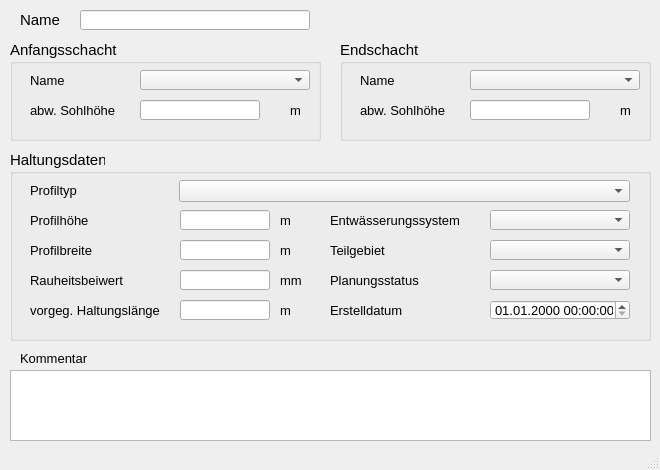
<?xml version="1.0" encoding="UTF-8"?>
<ui version="4.0">
 <class>MainWindow</class>
 <widget class="QMainWindow" name="MainWindow">
  <property name="enabled">
   <bool>true</bool>
  </property>
  <property name="geometry">
   <rect>
    <x>0</x>
    <y>0</y>
    <width>660</width>
    <height>470</height>
   </rect>
  </property>
  <property name="sizePolicy">
   <sizepolicy hsizetype="Preferred" vsizetype="Preferred">
    <horstretch>0</horstretch>
    <verstretch>0</verstretch>
   </sizepolicy>
  </property>
  <property name="minimumSize">
   <size>
    <width>660</width>
    <height>470</height>
   </size>
  </property>
  <property name="maximumSize">
   <size>
    <width>16777215</width>
    <height>16777215</height>
   </size>
  </property>
  <property name="baseSize">
   <size>
    <width>0</width>
    <height>0</height>
   </size>
  </property>
  <property name="font">
   <font>
    <family>Tahoma</family>
    <pointsize>10</pointsize>
   </font>
  </property>
  <property name="windowTitle">
   <string>Q-Regler</string>
  </property>
  <widget class="QWidget" name="centralwidget">
   <widget class="QLabel" name="label">
    <property name="geometry">
     <rect>
      <x>20</x>
      <y>10</y>
      <width>40</width>
      <height>20</height>
     </rect>
    </property>
    <property name="font">
     <font>
      <family>Tahoma</family>
      <pointsize>11</pointsize>
     </font>
    </property>
    <property name="text">
     <string>Name</string>
    </property>
   </widget>
   <widget class="QLineEdit" name="haltnam">
    <property name="geometry">
     <rect>
      <x>80</x>
      <y>10</y>
      <width>230</width>
      <height>20</height>
     </rect>
    </property>
    <property name="font">
     <font>
      <family>Tahoma</family>
      <pointsize>10</pointsize>
     </font>
    </property>
    <property name="toolTip">
     <string>&lt;html&gt;&lt;head/&gt;&lt;body&gt;&lt;p&gt;Eindeutige Bezeichnung&lt;/p&gt;&lt;/body&gt;&lt;/html&gt;</string>
    </property>
    <property name="statusTip">
     <string>Eindeutige Bezeichnung</string>
    </property>
   </widget>
   <widget class="QTextEdit" name="kommentar">
    <property name="geometry">
     <rect>
      <x>10</x>
      <y>370</y>
      <width>641</width>
      <height>71</height>
     </rect>
    </property>
    <property name="font">
     <font>
      <family>Tahoma</family>
      <pointsize>10</pointsize>
     </font>
    </property>
    <property name="toolTip">
     <string>&lt;html&gt;&lt;head/&gt;&lt;body&gt;&lt;p&gt;&lt;span style=&quot; font-family:'Calibri','sans-serif';&quot;&gt;Platz für eigene Kommentare.&lt;/span&gt;&lt;/p&gt;&lt;/body&gt;&lt;/html&gt;</string>
    </property>
    <property name="statusTip">
     <string>Platz für eigene Kommentare.</string>
    </property>
   </widget>
   <widget class="QLabel" name="label_22">
    <property name="geometry">
     <rect>
      <x>20</x>
      <y>350</y>
      <width>81</width>
      <height>16</height>
     </rect>
    </property>
    <property name="font">
     <font>
      <family>Tahoma</family>
      <pointsize>10</pointsize>
     </font>
    </property>
    <property name="text">
     <string>Kommentar</string>
    </property>
   </widget>
   <widget class="QGroupBox" name="groupBox_2">
    <property name="geometry">
     <rect>
      <x>10</x>
      <y>150</y>
      <width>641</width>
      <height>191</height>
     </rect>
    </property>
    <property name="font">
     <font>
      <family>Tahoma</family>
      <pointsize>11</pointsize>
     </font>
    </property>
    <property name="title">
     <string>Haltungsdaten</string>
    </property>
    <widget class="QgsDateTimeEdit" name="createdat">
     <property name="geometry">
      <rect>
       <x>480</x>
       <y>150</y>
       <width>140</width>
       <height>20</height>
      </rect>
     </property>
     <property name="font">
      <font>
       <family>Tahoma</family>
       <pointsize>10</pointsize>
      </font>
     </property>
     <property name="currentSection">
      <enum>QDateTimeEdit::DaySection</enum>
     </property>
     <property name="displayFormat">
      <string>dd.MM.yyyy HH:mm:ss</string>
     </property>
    </widget>
    <widget class="QLineEdit" name="ks">
     <property name="geometry">
      <rect>
       <x>170</x>
       <y>120</y>
       <width>90</width>
       <height>20</height>
      </rect>
     </property>
     <property name="font">
      <font>
       <family>Tahoma</family>
       <pointsize>10</pointsize>
      </font>
     </property>
     <property name="toolTip">
      <string>&lt;html&gt;&lt;head/&gt;&lt;body&gt;&lt;p&gt;Absolute Rauheit gemäß Prandtl-Colebrook&lt;/p&gt;&lt;/body&gt;&lt;/html&gt;</string>
     </property>
     <property name="statusTip">
      <string>Absolute Rauheit gemäß Prandtl-Colebrook</string>
     </property>
    </widget>
    <widget class="QLabel" name="label_7">
     <property name="geometry">
      <rect>
       <x>20</x>
       <y>90</y>
       <width>101</width>
       <height>21</height>
      </rect>
     </property>
     <property name="font">
      <font>
       <family>Tahoma</family>
       <pointsize>10</pointsize>
      </font>
     </property>
     <property name="text">
      <string>Profilbreite</string>
     </property>
    </widget>
    <widget class="QComboBox" name="teilgebiet">
     <property name="geometry">
      <rect>
       <x>480</x>
       <y>90</y>
       <width>140</width>
       <height>20</height>
      </rect>
     </property>
     <property name="font">
      <font>
       <family>Tahoma</family>
       <pointsize>10</pointsize>
      </font>
     </property>
     <property name="toolTip">
      <string>&lt;html&gt;&lt;head/&gt;&lt;body&gt;&lt;p&gt;zur Zuordnung auf ein selbstständig festgelegtes Teilgebiet&lt;/p&gt;&lt;/body&gt;&lt;/html&gt;</string>
     </property>
     <property name="statusTip">
      <string>zur Zuordnung auf ein selbstständig festgelegtes Teilgebiet</string>
     </property>
    </widget>
    <widget class="QLabel" name="label_20">
     <property name="geometry">
      <rect>
       <x>270</x>
       <y>90</y>
       <width>31</width>
       <height>21</height>
      </rect>
     </property>
     <property name="font">
      <font>
       <family>Tahoma</family>
       <pointsize>10</pointsize>
      </font>
     </property>
     <property name="text">
      <string>m </string>
     </property>
    </widget>
    <widget class="QLabel" name="label_21">
     <property name="geometry">
      <rect>
       <x>270</x>
       <y>150</y>
       <width>30</width>
       <height>20</height>
      </rect>
     </property>
     <property name="font">
      <font>
       <family>Tahoma</family>
       <pointsize>10</pointsize>
      </font>
     </property>
     <property name="text">
      <string>m </string>
     </property>
    </widget>
    <widget class="QLineEdit" name="laenge">
     <property name="geometry">
      <rect>
       <x>170</x>
       <y>150</y>
       <width>90</width>
       <height>20</height>
      </rect>
     </property>
     <property name="font">
      <font>
       <family>Tahoma</family>
       <pointsize>10</pointsize>
      </font>
     </property>
     <property name="toolTip">
      <string>&lt;html&gt;&lt;head/&gt;&lt;body&gt;&lt;p&gt;&lt;span style=&quot; font-size:10pt;&quot;&gt;vorgegebene Haltungslänge, falls diese nicht automatisch berechnet werden soll&lt;/span&gt;&lt;/p&gt;&lt;/body&gt;&lt;/html&gt;</string>
     </property>
     <property name="statusTip">
      <string>vorgegebene Haltungslänge, falls diese nicht automatisch berechnet werden soll</string>
     </property>
    </widget>
    <widget class="QLabel" name="label_71">
     <property name="geometry">
      <rect>
       <x>320</x>
       <y>150</y>
       <width>151</width>
       <height>21</height>
      </rect>
     </property>
     <property name="font">
      <font>
       <family>Tahoma</family>
       <pointsize>10</pointsize>
      </font>
     </property>
     <property name="text">
      <string>Erstelldatum</string>
     </property>
    </widget>
    <widget class="QComboBox" name="entwart">
     <property name="geometry">
      <rect>
       <x>480</x>
       <y>60</y>
       <width>140</width>
       <height>20</height>
      </rect>
     </property>
     <property name="font">
      <font>
       <family>Tahoma</family>
       <pointsize>10</pointsize>
      </font>
     </property>
     <property name="toolTip">
      <string>&lt;html&gt;&lt;head/&gt;&lt;body&gt;&lt;p&gt;vorh. Entwässerungssystem (z.B. Mischwasser, Regenwasser etc.)&lt;/p&gt;&lt;/body&gt;&lt;/html&gt;</string>
     </property>
     <property name="statusTip">
      <string>vorh. Entwässerungssystem (z.B. Mischwasser, Regenwasser etc.)</string>
     </property>
    </widget>
    <widget class="QComboBox" name="profilnam">
     <property name="geometry">
      <rect>
       <x>169</x>
       <y>30</y>
       <width>451</width>
       <height>22</height>
      </rect>
     </property>
     <property name="font">
      <font>
       <family>Tahoma</family>
       <pointsize>10</pointsize>
      </font>
     </property>
     <property name="toolTip">
      <string>&lt;html&gt;&lt;head/&gt;&lt;body&gt;&lt;p&gt;Profiltyp für das Rohr&lt;/p&gt;&lt;/body&gt;&lt;/html&gt;</string>
     </property>
     <property name="statusTip">
      <string>Profiltyp für das Rohr</string>
     </property>
    </widget>
    <widget class="QLabel" name="label_54">
     <property name="geometry">
      <rect>
       <x>20</x>
       <y>30</y>
       <width>91</width>
       <height>21</height>
      </rect>
     </property>
     <property name="font">
      <font>
       <family>Tahoma</family>
       <pointsize>10</pointsize>
      </font>
     </property>
     <property name="text">
      <string>Profiltyp</string>
     </property>
    </widget>
    <widget class="QLabel" name="label_17">
     <property name="geometry">
      <rect>
       <x>20</x>
       <y>150</y>
       <width>151</width>
       <height>21</height>
      </rect>
     </property>
     <property name="font">
      <font>
       <family>Tahoma</family>
       <pointsize>10</pointsize>
      </font>
     </property>
     <property name="text">
      <string>vorgeg. Haltungslänge</string>
     </property>
    </widget>
    <widget class="QLabel" name="label_11">
     <property name="geometry">
      <rect>
       <x>320</x>
       <y>90</y>
       <width>151</width>
       <height>21</height>
      </rect>
     </property>
     <property name="font">
      <font>
       <family>Tahoma</family>
       <pointsize>10</pointsize>
      </font>
     </property>
     <property name="text">
      <string>Teilgebiet</string>
     </property>
     <property name="buddy">
      <cstring>simstatus</cstring>
     </property>
    </widget>
    <widget class="QLabel" name="label_51">
     <property name="geometry">
      <rect>
       <x>320</x>
       <y>60</y>
       <width>151</width>
       <height>21</height>
      </rect>
     </property>
     <property name="font">
      <font>
       <family>Tahoma</family>
       <pointsize>10</pointsize>
      </font>
     </property>
     <property name="text">
      <string>Entwässerungssystem</string>
     </property>
    </widget>
    <widget class="QLineEdit" name="hoehe">
     <property name="geometry">
      <rect>
       <x>170</x>
       <y>60</y>
       <width>90</width>
       <height>20</height>
      </rect>
     </property>
     <property name="font">
      <font>
       <family>Tahoma</family>
       <pointsize>10</pointsize>
      </font>
     </property>
     <property name="toolTip">
      <string>&lt;html&gt;&lt;head/&gt;&lt;body&gt;&lt;p&gt;Bedeutung hängt vom Profiltyp ab&lt;/p&gt;&lt;/body&gt;&lt;/html&gt;</string>
     </property>
     <property name="statusTip">
      <string>Bedeutung hängt vom Profiltyp ab</string>
     </property>
    </widget>
    <widget class="QLabel" name="label_10">
     <property name="geometry">
      <rect>
       <x>320</x>
       <y>120</y>
       <width>151</width>
       <height>21</height>
      </rect>
     </property>
     <property name="font">
      <font>
       <family>Tahoma</family>
       <pointsize>10</pointsize>
      </font>
     </property>
     <property name="text">
      <string>Planungsstatus</string>
     </property>
     <property name="buddy">
      <cstring>simstatus</cstring>
     </property>
    </widget>
    <widget class="QLabel" name="label_16">
     <property name="geometry">
      <rect>
       <x>270</x>
       <y>60</y>
       <width>31</width>
       <height>21</height>
      </rect>
     </property>
     <property name="font">
      <font>
       <family>Tahoma</family>
       <pointsize>10</pointsize>
      </font>
     </property>
     <property name="text">
      <string>m </string>
     </property>
    </widget>
    <widget class="QLineEdit" name="breite">
     <property name="geometry">
      <rect>
       <x>170</x>
       <y>90</y>
       <width>90</width>
       <height>20</height>
      </rect>
     </property>
     <property name="font">
      <font>
       <family>Tahoma</family>
       <pointsize>10</pointsize>
      </font>
     </property>
     <property name="toolTip">
      <string>&lt;html&gt;&lt;head/&gt;&lt;body&gt;&lt;p&gt;Bedeutung hängt vom Profiltyp ab&lt;/p&gt;&lt;/body&gt;&lt;/html&gt;</string>
     </property>
     <property name="statusTip">
      <string>Bedeutung hängt vom Profiltyp ab</string>
     </property>
    </widget>
    <widget class="QLabel" name="label_6">
     <property name="geometry">
      <rect>
       <x>20</x>
       <y>60</y>
       <width>101</width>
       <height>21</height>
      </rect>
     </property>
     <property name="font">
      <font>
       <family>Tahoma</family>
       <pointsize>10</pointsize>
      </font>
     </property>
     <property name="text">
      <string>Profilhöhe</string>
     </property>
    </widget>
    <widget class="QLabel" name="label_70">
     <property name="geometry">
      <rect>
       <x>270</x>
       <y>120</y>
       <width>46</width>
       <height>21</height>
      </rect>
     </property>
     <property name="font">
      <font>
       <family>Tahoma</family>
       <pointsize>10</pointsize>
      </font>
     </property>
     <property name="text">
      <string>mm</string>
     </property>
    </widget>
    <widget class="QLabel" name="label_61">
     <property name="geometry">
      <rect>
       <x>20</x>
       <y>120</y>
       <width>100</width>
       <height>20</height>
      </rect>
     </property>
     <property name="font">
      <font>
       <family>Tahoma</family>
       <pointsize>10</pointsize>
      </font>
     </property>
     <property name="text">
      <string>Rauheitsbeiwert</string>
     </property>
    </widget>
    <widget class="QComboBox" name="simstatus">
     <property name="geometry">
      <rect>
       <x>480</x>
       <y>120</y>
       <width>140</width>
       <height>20</height>
      </rect>
     </property>
     <property name="font">
      <font>
       <family>Tahoma</family>
       <pointsize>10</pointsize>
      </font>
     </property>
     <property name="toolTip">
      <string>&lt;html&gt;&lt;head/&gt;&lt;body&gt;&lt;p&gt;&lt;span style=&quot; font-family:'Calibri','sans-serif';&quot;&gt;aktueller Status (z.B. vorhanden, in Planung etc.)&lt;/span&gt;&lt;/p&gt;&lt;/body&gt;&lt;/html&gt;</string>
     </property>
     <property name="statusTip">
      <string>aktueller Status (z.B. vorhanden, in Planung etc.)</string>
     </property>
    </widget>
   </widget>
   <widget class="QGroupBox" name="groupBox_3">
    <property name="geometry">
     <rect>
      <x>340</x>
      <y>40</y>
      <width>311</width>
      <height>101</height>
     </rect>
    </property>
    <property name="font">
     <font>
      <family>Tahoma</family>
      <pointsize>11</pointsize>
     </font>
    </property>
    <property name="title">
     <string>Endschacht</string>
    </property>
    <widget class="QLineEdit" name="sohleunten">
     <property name="geometry">
      <rect>
       <x>130</x>
       <y>60</y>
       <width>120</width>
       <height>20</height>
      </rect>
     </property>
     <property name="font">
      <font>
       <family>Tahoma</family>
       <pointsize>10</pointsize>
      </font>
     </property>
     <property name="toolTip">
      <string>von Schachtsohle abweichende Sohlhöhe</string>
     </property>
     <property name="statusTip">
      <string>von Schachtsohle abweichende Sohlhöhe</string>
     </property>
    </widget>
    <widget class="QLabel" name="label_9">
     <property name="geometry">
      <rect>
       <x>20</x>
       <y>30</y>
       <width>71</width>
       <height>21</height>
      </rect>
     </property>
     <property name="font">
      <font>
       <family>Tahoma</family>
       <pointsize>10</pointsize>
      </font>
     </property>
     <property name="text">
      <string>Name</string>
     </property>
    </widget>
    <widget class="QLabel" name="label_8">
     <property name="geometry">
      <rect>
       <x>20</x>
       <y>60</y>
       <width>101</width>
       <height>21</height>
      </rect>
     </property>
     <property name="font">
      <font>
       <family>Tahoma</family>
       <pointsize>10</pointsize>
      </font>
     </property>
     <property name="text">
      <string>abw. Sohlhöhe</string>
     </property>
    </widget>
    <widget class="QLabel" name="label_15">
     <property name="geometry">
      <rect>
       <x>280</x>
       <y>60</y>
       <width>21</width>
       <height>21</height>
      </rect>
     </property>
     <property name="font">
      <font>
       <family>Tahoma</family>
       <pointsize>10</pointsize>
      </font>
     </property>
     <property name="text">
      <string>m</string>
     </property>
    </widget>
    <widget class="QComboBox" name="schunten">
     <property name="geometry">
      <rect>
       <x>130</x>
       <y>30</y>
       <width>170</width>
       <height>20</height>
      </rect>
     </property>
     <property name="font">
      <font>
       <family>Tahoma</family>
       <pointsize>10</pointsize>
      </font>
     </property>
     <property name="toolTip">
      <string>&lt;html&gt;&lt;head/&gt;&lt;body&gt;&lt;p&gt;&lt;span style=&quot; font-family:'Calibri','sans-serif';&quot;&gt;Name des unteren Schachts&lt;/span&gt;&lt;/p&gt;&lt;/body&gt;&lt;/html&gt;</string>
     </property>
     <property name="statusTip">
      <string>Name des unteren Schachts</string>
     </property>
    </widget>
   </widget>
   <widget class="QGroupBox" name="groupBox">
    <property name="geometry">
     <rect>
      <x>10</x>
      <y>40</y>
      <width>311</width>
      <height>101</height>
     </rect>
    </property>
    <property name="font">
     <font>
      <family>Tahoma</family>
      <pointsize>11</pointsize>
     </font>
    </property>
    <property name="title">
     <string>Anfangsschacht</string>
    </property>
    <widget class="QLabel" name="label_3">
     <property name="geometry">
      <rect>
       <x>20</x>
       <y>30</y>
       <width>91</width>
       <height>21</height>
      </rect>
     </property>
     <property name="font">
      <font>
       <family>Tahoma</family>
       <pointsize>10</pointsize>
      </font>
     </property>
     <property name="text">
      <string>Name</string>
     </property>
    </widget>
    <widget class="QLabel" name="label_5">
     <property name="geometry">
      <rect>
       <x>20</x>
       <y>60</y>
       <width>91</width>
       <height>21</height>
      </rect>
     </property>
     <property name="font">
      <font>
       <family>Tahoma</family>
       <pointsize>10</pointsize>
      </font>
     </property>
     <property name="text">
      <string>abw. Sohlhöhe</string>
     </property>
    </widget>
    <widget class="QLabel" name="label_14">
     <property name="geometry">
      <rect>
       <x>280</x>
       <y>60</y>
       <width>21</width>
       <height>21</height>
      </rect>
     </property>
     <property name="font">
      <font>
       <family>Tahoma</family>
       <pointsize>10</pointsize>
      </font>
     </property>
     <property name="text">
      <string>m</string>
     </property>
    </widget>
    <widget class="QComboBox" name="schoben">
     <property name="geometry">
      <rect>
       <x>130</x>
       <y>30</y>
       <width>170</width>
       <height>20</height>
      </rect>
     </property>
     <property name="font">
      <font>
       <family>Tahoma</family>
       <pointsize>10</pointsize>
      </font>
     </property>
     <property name="toolTip">
      <string>&lt;html&gt;&lt;head/&gt;&lt;body&gt;&lt;p&gt;&lt;span style=&quot; font-family:'Calibri','sans-serif';&quot;&gt;Name des oberen Schachts&lt;/span&gt;&lt;/p&gt;&lt;/body&gt;&lt;/html&gt;</string>
     </property>
     <property name="statusTip">
      <string>Name des oberen Schachts</string>
     </property>
    </widget>
    <widget class="QLineEdit" name="sohleoben">
     <property name="geometry">
      <rect>
       <x>130</x>
       <y>60</y>
       <width>120</width>
       <height>20</height>
      </rect>
     </property>
     <property name="font">
      <font>
       <family>Tahoma</family>
       <pointsize>10</pointsize>
      </font>
     </property>
     <property name="toolTip">
      <string>von Schachtsohle abweichende Sohlhöhe</string>
     </property>
     <property name="statusTip">
      <string>von Schachtsohle abweichende Sohlhöhe</string>
     </property>
    </widget>
   </widget>
  </widget>
  <widget class="QMenuBar" name="menubar">
   <property name="geometry">
    <rect>
     <x>0</x>
     <y>0</y>
     <width>660</width>
     <height>22</height>
    </rect>
   </property>
  </widget>
  <widget class="QStatusBar" name="statusbar"/>
 </widget>
 <customwidgets>
  <customwidget>
   <class>QgsDateTimeEdit</class>
   <extends>QDateTimeEdit</extends>
   <header>qgsdatetimeedit.h</header>
  </customwidget>
 </customwidgets>
 <tabstops>
  <tabstop>haltnam</tabstop>
 </tabstops>
 <resources/>
 <connections/>
</ui>
